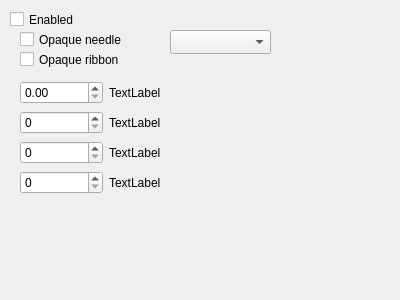
<?xml version="1.0" encoding="UTF-8"?>
<ui version="4.0">
 <class>HUD2RibbonForm</class>
 <widget class="QWidget" name="HUD2RibbonForm">
  <property name="geometry">
   <rect>
    <x>0</x>
    <y>0</y>
    <width>400</width>
    <height>300</height>
   </rect>
  </property>
  <property name="windowTitle">
   <string>Form</string>
  </property>
  <widget class="QCheckBox" name="checkBoxNeedle">
   <property name="geometry">
    <rect>
     <x>20</x>
     <y>30</y>
     <width>131</width>
     <height>19</height>
    </rect>
   </property>
   <property name="text">
    <string>Opaque needle</string>
   </property>
  </widget>
  <widget class="QCheckBox" name="checkBoxRibbon">
   <property name="geometry">
    <rect>
     <x>20</x>
     <y>50</y>
     <width>141</width>
     <height>19</height>
    </rect>
   </property>
   <property name="text">
    <string>Opaque ribbon</string>
   </property>
  </widget>
  <widget class="QCheckBox" name="checkBoxEnable">
   <property name="geometry">
    <rect>
     <x>10</x>
     <y>10</y>
     <width>111</width>
     <height>19</height>
    </rect>
   </property>
   <property name="text">
    <string>Enabled</string>
   </property>
  </widget>
  <widget class="QComboBox" name="comboBox">
   <property name="geometry">
    <rect>
     <x>170</x>
     <y>30</y>
     <width>101</width>
     <height>24</height>
    </rect>
   </property>
  </widget>
  <widget class="QWidget" name="gridLayoutWidget">
   <property name="geometry">
    <rect>
     <x>20</x>
     <y>80</y>
     <width>171</width>
     <height>116</height>
    </rect>
   </property>
   <layout class="QGridLayout" name="gridLayout" rowminimumheight="0,0,0,0">
    <item row="0" column="1">
     <widget class="QLabel" name="label">
      <property name="text">
       <string>TextLabel</string>
      </property>
     </widget>
    </item>
    <item row="1" column="0">
     <widget class="QSpinBox" name="bigScratchValueStep"/>
    </item>
    <item row="0" column="0">
     <widget class="QDoubleSpinBox" name="bigScratchLenStep"/>
    </item>
    <item row="2" column="0">
     <widget class="QSpinBox" name="stepsSmall"/>
    </item>
    <item row="1" column="1">
     <widget class="QLabel" name="label_2">
      <property name="text">
       <string>TextLabel</string>
      </property>
     </widget>
    </item>
    <item row="3" column="0">
     <widget class="QSpinBox" name="stepsBig"/>
    </item>
    <item row="2" column="1">
     <widget class="QLabel" name="label_3">
      <property name="text">
       <string>TextLabel</string>
      </property>
     </widget>
    </item>
    <item row="3" column="1">
     <widget class="QLabel" name="label_4">
      <property name="text">
       <string>TextLabel</string>
      </property>
     </widget>
    </item>
   </layout>
  </widget>
 </widget>
 <resources/>
 <connections/>
</ui>
